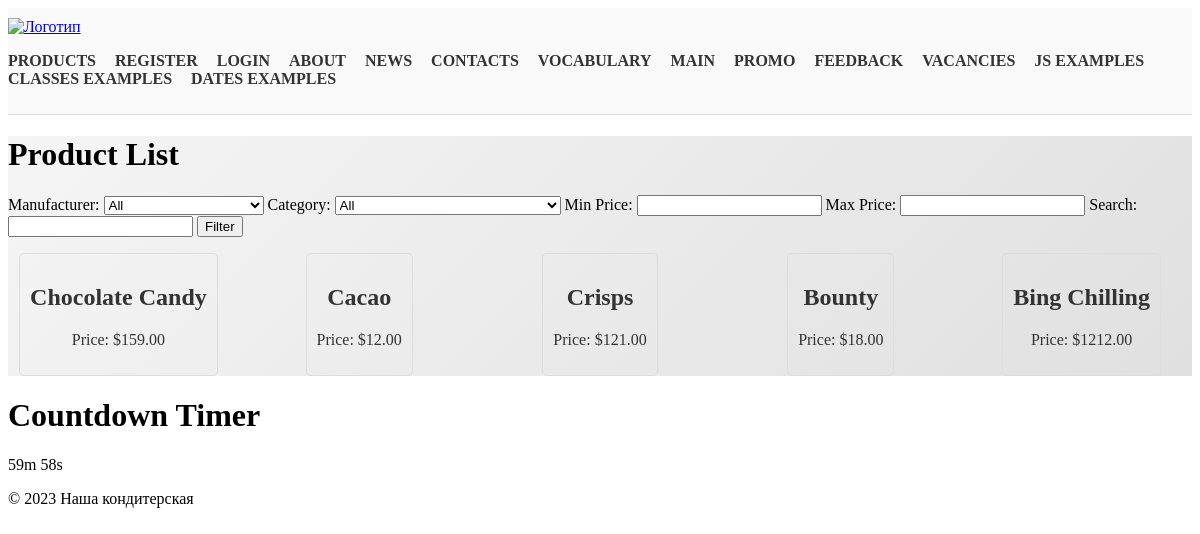
Screenshot of /products/ with the database file from the repository.
### products/models.py (models this page shows, shortened)
class Product(models.Model):
    name = models.CharField(max_length=100)
    price = models.DecimalField(max_digits=10, decimal_places=2)
    unit = models.CharField(max_length=50, choices=UNIT_CHOICES)
    manufacturer = models.ForeignKey(Manufacturer, on_delete=models.CASCADE)
    category = models.ForeignKey(Category, on_delete=models.CASCADE)
    quantity = models.PositiveIntegerField()

### products/views.py (the view)
# urls.py: path('products/', ProductList.as_view(), name='product_list'),
class ProductList(View):
    def get(self, request):
        products = Product.objects.all()
        manufacturers = Manufacturer.objects.all()
        categories = Category.objects.all()
        manufacturer_id = request.GET.get('manufacturer')
        category_id = request.GET.get('category')
        min_price = request.GET.get('min_price')
        max_price = request.GET.get('max_price')
        search_query = request.GET.get('search')
        if manufacturer_id:
            products = products.filter(manufacturer_id=manufacturer_id)
        if category_id:
            products = products.filter(category_id=category_id)
        if min_price:
            products = products.filter(price__gte=min_price)
        if max_price:
            products = products.filter(price__lte=max_price)
        if search_query:
            products = products.filter(
                name__icontains=search_query
            )
        return render(request, 'products/product_list.html', {
            'products': products,
            'manufacturers': manufacturers,
            'categories': categories,
            'selected_manufacturer': int(manufacturer_id) if manufacturer_id else None,
            'selected_category': int(category_id) if category_id else None,
            'selected_min_price': float(min_price) if min_price else None,
            'selected_max_price': float(max_price) if max_price else None,
            'selected_search_query': search_query,
        })

### products/templates/products/product_list.html (shortened to what this page needs)
{% extends 'base.html' %}
{% block content %}
{% load static %}
<link rel="stylesheet" type="text/css" href="{% static 'css/product.css' %}">
  <h1>Product List</h1>
  <form method="get" action="{% url 'product_list' %}">
    <label for="manufacturer">Manufacturer:</label>
    <select name="manufacturer" id="manufacturer">
      <option value="">All</option>
    </select>
    <label for="category">Category:</label>
    <select name="category" id="category">
      <option value="">All</option>
    </select>
    <label for="min_price">Min Price:</label>
    <input type="number" name="min_price" id="min_price" step="0.01" min="0">
    <label for="max_price">Max Price:</label>
    <input type="number" name="max_price" id="max_price" step="0.01" min=0>
    <label for="search">Search:</label>
    <input type="text" name="search" id="search">
    <button type="submit">Filter</button>
  </form>
  <ul class="product-grid">
    {% for product in products %}
      <li class="product-card">
        <a href="{% url 'product_detail' product.id %}">
          <div class="product-details">
            <h2>{{ product.name }}</h2>
            <p>Price: ${{ product.price }}</p>
          </div>
        </a>
      </li>
    {% empty %}
      <li class="no-products">No products available.</li>
    {% endfor %}
  </ul>
{% endblock %}

### static/css/product.css (style rules this page uses)
.product-grid { display: grid; grid-template-columns: repeat(auto-fit, minmax(200px, 1fr)); grid-gap: 20px; list-style: none; padding: 0; justify-items: center; }
.product-card { border: 1px solid #ddd; border-radius: 5px; padding: 10px; text-align: center; }
.product-card a { text-decoration: none; color: #333; }
.product-details { margin-top: 10px; }

### rows the page displays
Product: name "Chocolate Candy", price "159.00"
Product: name "Cacao", price "12.00"
Product: name "Crisps", price "121.00"
Product: name "Bounty", price "18.00"
Product: name "Bing Chilling", price "1212.00"
